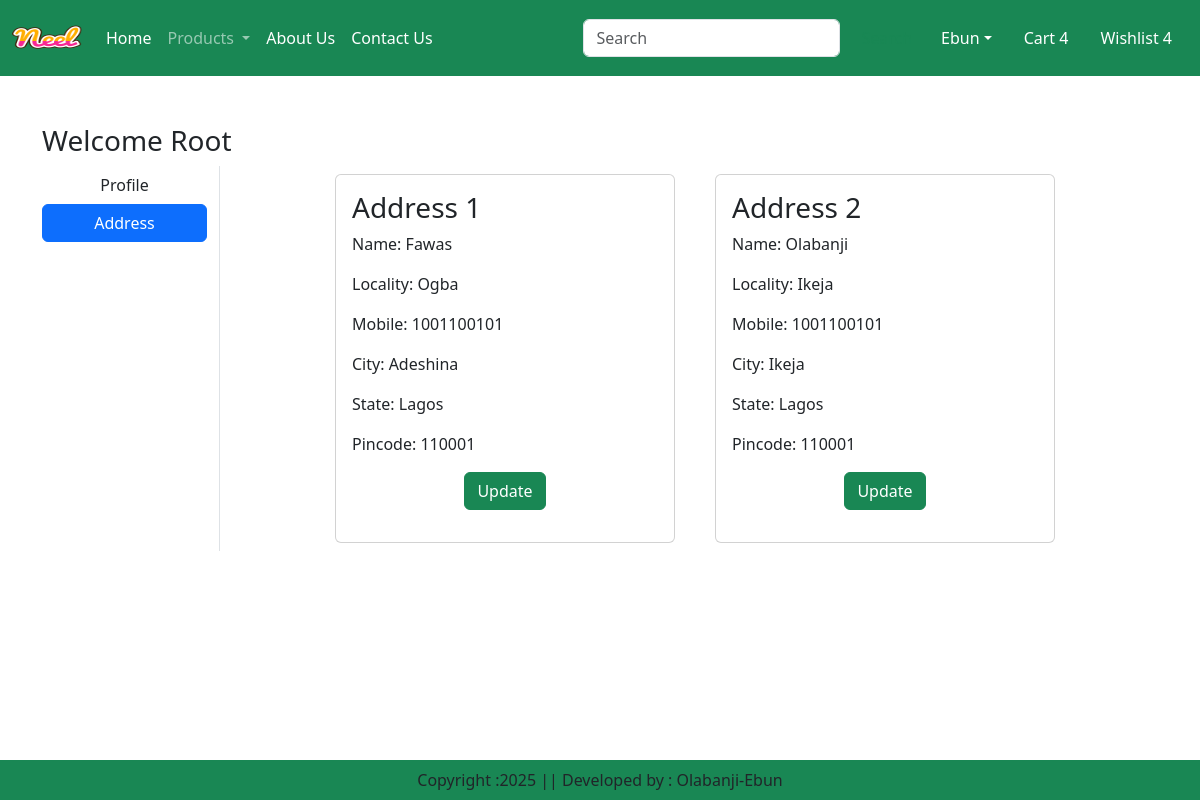
The page /address/ (signed in) on the database its author committed.
### app/models.py (models this page shows, shortened)
class Customer(models.Model):
    user = models.ForeignKey(User, on_delete=models.CASCADE)
    name = models.CharField(max_length=200)
    locality = models.CharField(max_length=200)
    city = models.CharField(max_length=50)
    mobile = models.IntegerField(default=0)
    zipcode = models.IntegerField()
    state = models.CharField(choices=STATE_CHOICES,max_length=100)

### app/views.py (the view)
# urls.py: path('address/', views.address, name='address'),
def address(request):
    add = Customer.objects.filter(user=request.user)
    return render(request, 'app/address.html',locals())

### app/templates/app/address.html (shortened to what this page needs)
{% extends "app/base.html" %}
{% load static %}
{% block main-content %}
<div class="container my-5">
    <div class="row">
        <h3>Welcome <span class="text-capitalize">{{ request.user }}</span></h3>
        <div class="col-sm-2 border-end">
            <ul class="list-unstyled">
                <li class="d-grid"><a href="{% url 'profile' %}" class="btn">Profile</a></li>
                <li class="d-grid"><a href="{% url 'address' %}" class="btn btn-primary">Address</a></li>
            </ul>
        </div>
        <div class="col-sm-8 offset-sm-1">
            <div class="row">
                {% for ad in add %}
                    <div class="col-sm-6">
                        <div class="card m-2">
                            <div class="card-body">
                                <h3>Address {{ forloop.counter }}</h3>
                                <p>Name: {{ ad.name }}</p>
                                <p>Locality: {{ ad.locality }}</p>
                                <p>Mobile: {{ ad.mobile }}</p>
                                <p>City: {{ ad.city }}</p>
                                <p>State: {{ ad.state }}</p>
                                <p>Pincode: {{ ad.zipcode }}</p>
                                <p class="text-center"><a href="{% url 'updateAddress' pk=ad.id %}" type="button" class="btn
                                btn-success">Update</a></p>
                            </div>
                        </div>
                    </div>
                {% endfor %}
            </div>
        </div>
    </div>
</div>
{% endblock main-content %}

### rows shown on the page
Customer: name "Fawas", locality "Ogba", mobile "1001100101", city "Adeshina", state "Lagos", zipcode "110001"
Customer: name "Olabanji", locality "Ikeja", mobile "1001100101", city "Ikeja", state "Lagos", zipcode "110001"

### other values the page prints
{{ request.user }} "Root"
